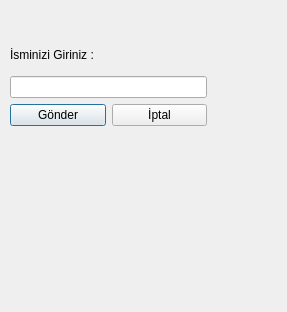
<?xml version="1.0" encoding="UTF-8"?>
<ui version="4.0">
 <class>Dialog</class>
 <widget class="QDialog" name="Dialog">
  <property name="geometry">
   <rect>
    <x>0</x>
    <y>0</y>
    <width>287</width>
    <height>312</height>
   </rect>
  </property>
  <property name="windowTitle">
   <string>Dialog</string>
  </property>
  <widget class="QWidget" name="layoutWidget">
   <property name="geometry">
    <rect>
     <x>10</x>
     <y>40</y>
     <width>197</width>
     <height>86</height>
    </rect>
   </property>
   <layout class="QVBoxLayout" name="verticalLayout_2">
    <item>
     <layout class="QVBoxLayout" name="verticalLayout">
      <item>
       <widget class="QLabel" name="LineEdit">
        <property name="text">
         <string>İsminizi Giriniz :</string>
        </property>
       </widget>
      </item>
      <item>
       <widget class="QLineEdit" name="edtIsim"/>
      </item>
     </layout>
    </item>
    <item>
     <layout class="QHBoxLayout" name="horizontalLayout">
      <item>
       <widget class="QPushButton" name="btnGonder">
        <property name="text">
         <string>Gönder</string>
        </property>
       </widget>
      </item>
      <item>
       <widget class="QPushButton" name="btnIptal">
        <property name="text">
         <string>İptal</string>
        </property>
       </widget>
      </item>
     </layout>
    </item>
   </layout>
  </widget>
 </widget>
 <resources/>
 <connections>
  <connection>
   <sender>btnIptal</sender>
   <signal>clicked()</signal>
   <receiver>Dialog</receiver>
   <slot>reject()</slot>
   <hints>
    <hint type="sourcelabel">
     <x>163</x>
     <y>109</y>
    </hint>
    <hint type="destinationlabel">
     <x>193</x>
     <y>319</y>
    </hint>
   </hints>
  </connection>
 </connections>
</ui>
